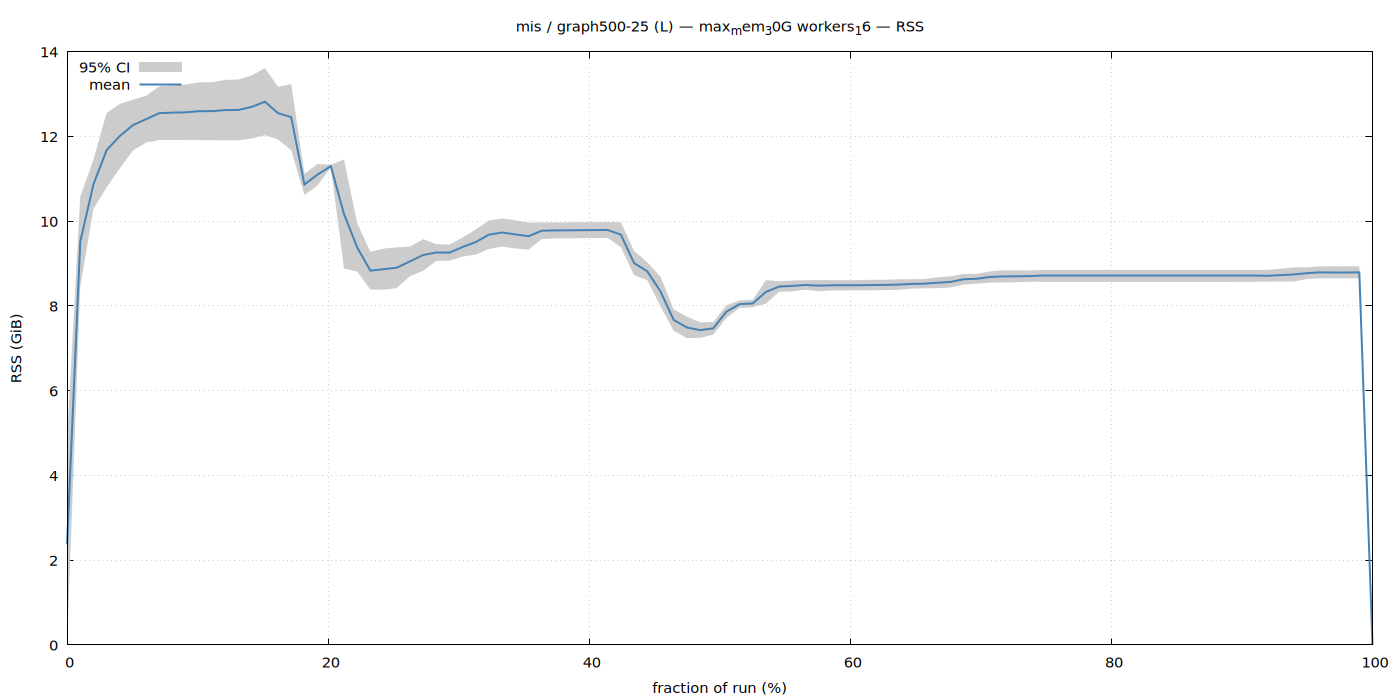

Write the gnuplot code that produced this figure.
set terminal pngcairo size 1400,700 enhanced font 'Sans,11'
set output '/home/ubuntu/nvm/gfrs/mis/L/graph500-25/max_mem_30G_workers_16/rss.png'
set title "mis / graph500-25 (L) — max_mem_30G workers_16 — RSS"
set xlabel 'fraction of run (%)'
set ylabel 'RSS (GiB)'
set grid
set key top left
set yrange [0:*]
plot '/home/ubuntu/nvm/gfrs/mis/L/graph500-25/max_mem_30G_workers_16/rss.dat' using 1:3:4 with filledcurves lc rgb '#cccccc' title '95% CI', \
     '' using 1:2 with lines lw 2 lc rgb '#4682b4' title 'mean'
